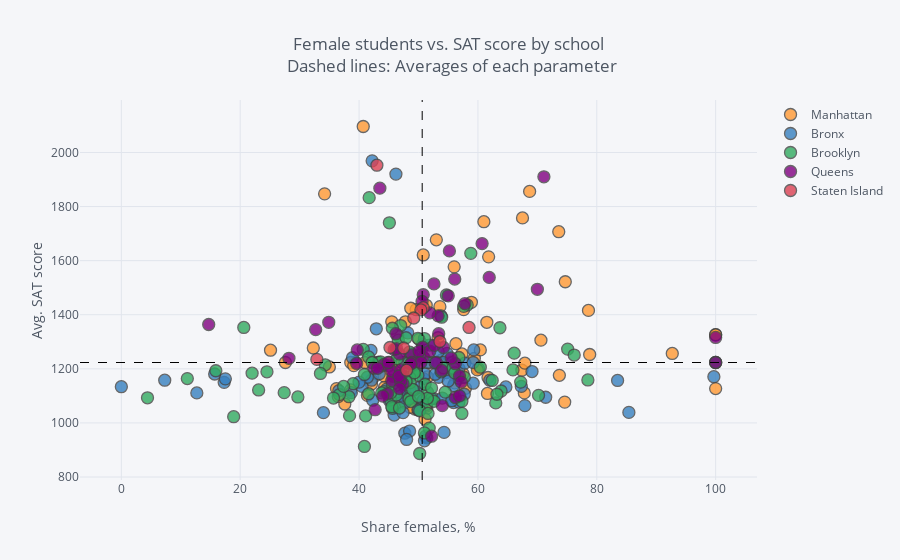

Source (notebook cell):
### Markdown cell above
In the plot above, we can see that females have a positive correlation with SAT scores, whereas males have a negative correlation. However, neither correlation is extremely strong.

### Code cell
combined.iplot(
        x='female_per',
        y='sat_score',
        categories='boro',
        text="SCHOOL NAME",
        vline= {"x":combined["female_per"].mean(),
                "color":"#000000",
                "dash": "dash"
               },
        hline={"y":combined["sat_score"].mean(),
               "color":"#000000",
               "dash": "dash"
              },
        xTitle='Share females, %',
        yTitle='Avg. SAT score',
        title='Female students vs. SAT score by school <br> Dashed lines: Averages of each parameter'
    )
print("Recommendation: Click the legend to view by boroughs")

### Figure 1 — Plotly figure (JSON) as saved in the notebook; plotly's stock layout.template omitted (floating-point values rounded to 4 significant figures)
{"data": [{"marker": {"color": "rgba(255, 153, 51, 1.0)", "line": {"width": 1.3}, "opacity": 0.8, "size": 12, "symbol": "circle"}, "mode": "markers", "name": "Manhattan", "text": ["HENRY STREET SCHOOL FOR INTERNATIONAL STUDIES", "UNIVERSITY NEIGHBORHOOD HIGH SCHOOL", "EAST SIDE COMMUNITY SCHOOL", "MARTA VALLE HIGH SCHOOL", "NEW EXPLORATIONS INTO SCIENCE, TECHNOLOGY AND MATH HIGH SCHOOL", "BARD HIGH SCHOOL EARLY COLLEGE", "47 THE AMERICAN SIGN LANGUAGE AND ENGLISH SECONDARY SCHOOL", "FOOD AND FINANCE HIGH SCHOOL", "ESSEX STREET ACADEMY", "HIGH SCHOOL OF HOSPITALITY MANAGEMENT", "PACE HIGH SCHOOL", "URBAN ASSEMBLY SCHOOL OF DESIGN AND CONSTRUCTION, THE", "FACING HISTORY SCHOOL, THE", "URBAN ASSEMBLY ACADEMY OF GOVERNMENT AND LAW, THE", "LOWER MANHATTAN ARTS ACADEMY", "URBAN ASSEMBLY SCHOOL OF BUSINESS FOR YOUNG WOMEN, THE", "GRAMERCY ARTS HIGH SCHOOL", "NYC ISCHOOL", "MANHATTAN BUSINESS ACADEMY", "BUSINESS OF SPORTS SCHOOL", "THE HIGH SCHOOL FOR LANGUAGE AND DIPLOMACY", "HIGH SCHOOL FOR ENVIRONMENTAL STUDIES", "PROFESSIONAL PERFORMING ARTS HIGH SCHOOL", "BARUCH COLLEGE CAMPUS HIGH SCHOOL", "N.Y.C. LAB SCHOOL FOR COLLABORATIVE STUDIES", "N.Y.C. MUSEUM SCHOOL", "ELEANOR ROOSEVELT HIGH SCHOOL", "MILLENNIUM HIGH SCHOOL", "LANDMARK HIGH SCHOOL", "HIGH SCHOOL FOR HEALTH PROFESSIONS AND HUMAN SERVICES", "LEADERSHIP AND PUBLIC SERVICE HIGH SCHOOL", "MANHATTAN ACADEMY FOR ARTS & LANGUAGE", "HUDSON HIGH SCHOOL OF LEARNING TECHNOLOGIES", "INTERNATIONAL HIGH SCHOOL AT UNION SQUARE", "MANHATTAN VILLAGE ACADEMY", "VANGUARD HIGH SCHOOL", "MANHATTAN INTERNATIONAL HIGH SCHOOL", "STUYVESANT HIGH SCHOOL", "HIGH SCHOOL OF ECONOMICS AND FINANCE", "UNITY CENTER FOR URBAN TECHNOLOGIES", "TALENT UNLIMITED HIGH SCHOOL", "MURRY BERGTRAUM HIGH SCHOOL FOR BUSINESS CAREERS", "JACQUELINE KENNEDY ONASSIS HIGH SCHOOL", "REPERTORY COMPANY HIGH SCHOOL FOR THEATRE ARTS", "MANHATTAN BRIDGES HIGH SCHOOL", "NEW DESIGN HIGH SCHOOL", "HIGH SCHOOL FOR DUAL LANGUAGE AND ASIAN STUDIES", "THE URBAN ASSEMBLY NEW YORK HARBOR SCHOOL", "RICHARD R. GREEN HIGH SCHOOL OF TEACHING", "THE HIGH SCHOOL OF FASHION INDUSTRIES", "HUMANITIES PREPARATORY ACADEMY", "CHELSEA CAREER AND TECHNICAL EDUCATION HIGH SCHOOL", "ART AND DESIGN HIGH SCHOOL", "LIFE SCIENCES SECONDARY SCHOOL", "HIGH SCHOOL FOR ARTS, IMAGINATION AND INQUIRY", "URBAN ASSEMBLY SCHOOL FOR MEDIA STUDIES, THE", "THE URBAN ASSEMBLY SCHOOL FOR GREEN CAREERS", "THE GLOBAL LEARNING COLLABORATIVE", "WADLEIGH SECONDARY SCHOOL FOR THE PERFORMING & VISUAL ARTS", "FRANK MCCOURT HIGH SCHOOL", "BEACON HIGH SCHOOL", "FIORELLO H. LAGUARDIA HIGH SCHOOL OF MUSIC & ART AND PERFORMING ARTS", "HIGH SCHOOL FOR LAW, ADVOCACY AND COMMUNITY JUSTICE", "HIGH SCHOOL OF ARTS AND TECHNOLOGY", "MANHATTAN / HUNTER SCIENCE HIGH SCHOOL", "FREDERICK DOUGLASS ACADEMY II SECONDARY SCHOOL", "COALITION SCHOOL FOR SOCIAL CHANGE", "MANHATTAN CENTER FOR SCIENCE AND MATHEMATICS", "PARK EAST HIGH SCHOOL", "CENTRAL PARK EAST HIGH SCHOOL", "YOUNG WOMEN'S LEADERSHIP SCHOOL", "YOUNG WOMEN'S LEADERSHIP SCHOOL", "HERITAGE SCHOOL, THE", "MOTT HALL HIGH SCHOOL", "COLUMBIA SECONDARY SCHOOL FOR MATH, SCIENCE, AND ENGINEERING", "ACADEMY FOR SOCIAL ACTION: A COLLEGE BOARD SCHOOL", "URBAN ASSEMBLY SCHOOL FOR THE PERFORMING ARTS", "FREDERICK DOUGLASS ACADEMY", "THURGOOD MARSHALL ACADEMY FOR LEARNING AND SOCIAL CHANGE", "HIGH SCHOOL FOR MATHEMATICS, SCIENCE AND ENGINEERING AT CITY COLLEGE", "CITY COLLEGE ACADEMY OF THE ARTS", "COMMUNITY HEALTH ACADEMY OF THE HEIGHTS", "WASHINGTON HEIGHTS EXPEDITIONARY LEARNING SCHOOL", "HIGH SCHOOL FOR EXCELLENCE AND INNOVATION", "HIGH SCHOOL FOR INTERNATIONAL BUSINESS AND FINANCE", "HIGH SCHOOL FOR MEDIA AND COMMUNICATIONS", "HIGH SCHOOL FOR LAW AND PUBLIC SERVICE", "HIGH SCHOOL FOR HEALTH CAREERS AND SCIENCES", "A. PHILIP RANDOLPH CAMPUS HIGH SCHOOL", "GREGORIO LUPERON HIGH SCHOOL FOR SCIENCE AND MATHEMATICS"], "textfont": {"color": "#4D5663"}, "type": "scatter", "x": [38.6, 42.6, 45.3, 53.7, 50.8, 68.7, 57.5, 55, 46.6, 67.8, 56.3, 25.1, 49.4, 56.1, 60.1, 100, 73.7, 51.3, 41, 27.6, 52, 49.6, 74.7, 56, 53, 57.6, 67.5, 61.8, 51.5, 70.6, 53.9, 45.1, 39.4, 38.6, 61.5, 53.8, 55.7, 40.7, 45.5, 37.6, 78.6, 50.9, 59.4, 78.8, 48.6, 61.7, 48.7, 39.1, 67.4, 92.7, 57.3, 35, 53.3, 48.4, 44.3, 42.1, 43.1, 48.6, 61.6, 53.4, 61, 73.6, 59.9, 32.3, 58.9, 45.8, 55.6, 53.6, 57.9, 67.9, 100, 100, 51.4, 46.5, 50.4, 51.3, 74.6, 47.8, 55.9, 34.2, 60.4, 47.7, 44.2, 47.2, 36.2, 36.5, 41.4, 47.3, 50.1, 51.1], "y": [1122, 1172, 1149, 1207, 1621, 1856, 1182, 1194, 1156, 1111, 1293, 1269, 1051, 1148, 1200, 1127, 1176, 1435, 1223.0, 1223.0, 1223.0, 1419, 1522, 1577, 1677, 1419, 1758, 1614, 1170, 1306, 1233, 1223.0, 1223.0, 1223.0, 1372, 1199, 1227, 2096, 1374, 1070, 1416, 1240, 1239, 1253, 1058, 1168, 1424, 1212, 1195, 1257, 1255, 1207, 1315, 1236, 1132, 1144, 1223.0, 1223.0, 1109, 1223.0, 1744, 1707, 1196, 1277, 1446, 1096, 1084, 1430, 1128, 1221, 1326, 1326, 1054, 1210, 1223.0, 1062, 1077, 1374, 1202, 1847, 1270, 1105, 1174, 1223.0, 1127, 1098, 1102, 1224, 1309, 1014]}, {"marker": {"color": "rgba(55, 128, 191, 1.0)", "line": {"width": 1.3}, "opacity": 0.8, "size": 12, "symbol": "circle"}, "mode": "markers", "name": "Bronx", "text": ["SOUTH BRONX PREPARATORY: A COLLEGE BOARD SCHOOL", "INTERNATIONAL COMMUNITY HIGH SCHOOL", "COMMUNITY SCHOOL FOR SOCIAL JUSTICE", "MOTT HAVEN VILLAGE PREPARATORY HIGH SCHOOL", "UNIVERSITY HEIGHTS SECONDARY SCHOOL", "HOSTOSsLINCOLN ACADEMY OF SCIENCE", "FOREIGN LANGUAGE ACADEMY OF GLOBAL STUDIES", "BRONX LEADERSHIP ACADEMY II HIGH SCHOOL", "NEW EXPLORERS HIGH SCHOOL", "URBAN ASSEMBLY SCHOOL FOR CAREERS IN SPORTS", "BRONX ACADEMY OF LETTERS", "ALFRED E. SMITH CAREER AND TECHNICAL EDUCATION HIGH SCHOOL", "HEALTH OPPORTUNITIES HIGH SCHOOL", "BRONX STUDIO SCHOOL FOR WRITERS AND ARTISTS", "WOMEN'S ACADEMY OF EXCELLENCE", "RENAISSANCE HIGH SCHOOL FOR MUSICAL THEATER & TECHNOLOGY", "PABLO NERUDA ACADEMY FOR ARCHITECTURE AND WORLD STUDIES", "MILLENNIUM ART ACADEMY", "HOLCOMBE L. RUCKER SCHOOL OF COMMUNITY RESEARCH", "ANTONIA PANTOJA PREPARATORY ACADEMY, A COLLEGE BOARD SCHOOL", "HERBERT H. LEHMAN HIGH SCHOOL", "BRONX BRIDGES HIGH SCHOOL", "FELISA RINCON DE GAUTIER INSTITUTE FOR LAW AND PUBLIC POLICY, THE", "BANANA KELLY HIGH SCHOOL", "BRONX EXPEDITIONARY LEARNING HIGH SCHOOL", "EAGLE ACADEMY FOR YOUNG MEN", "URBAN ASSEMBLY SCHOOL FOR APPLIED MATH AND SCIENCE, THE", "EXIMIUS COLLEGE PREPARATORY ACADEMY: A COLLEGE BOARD SCHOOL", "MOTT HALL BRONX HIGH SCHOOL", "BRONX CENTER FOR SCIENCE AND MATHEMATICS", "VALIDUS PREPARATORY ACADEMY: AN EXPEDITIONARY LEARNING SCHOOL", "LEADERSHIP INSTITUTE", "MORRIS ACADEMY FOR COLLABORATIVE STUDIES", "BRONX EARLY COLLEGE ACADEMY FOR TEACHING & LEARNING", "DREAMYARD PREPARATORY SCHOOL", "ACADEMY FOR LANGUAGE AND TECHNOLOGY", "BRONX INTERNATIONAL HIGH SCHOOL", "SCHOOL FOR EXCELLENCE", "BRONX HIGH SCHOOL OF BUSINESS", "BRONX HIGH SCHOOL FOR MEDICAL SCIENCE", "BRONX SCHOOL FOR LAW, GOVERNMENT AND JUSTICE", "FREDERICK DOUGLASS ACADEMY III SECONDARY SCHOOL", "BRONX LEADERSHIP ACADEMY HIGH SCHOOL", "HIGH SCHOOL FOR VIOLIN AND DANCE", "RIVERDALE / KINGSBRIDGE ACADEMY (MIDDLE SCHOOL / HIGH SCHOOL 141)", "BRONX ENGINEERING AND TECHNOLOGY ACADEMY", "THEATRE ARTS PRODUCTION COMPANY SCHOOL", "THE MARIE CURIE SCHOOL FOR MEDICINE, NURSING, AND HEALTH PROFESSIONS", "WEST BRONX ACADEMY FOR THE FUTURE", "KINGSBRIDGE INTERNATIONAL HIGH SCHOOL", "BRONX SCHOOL OF LAW AND FINANCE", "INTERNATIONAL SCHOOL FOR LIBERAL ARTS", "INsTECH ACADEMY (M.S. / HIGH SCHOOL 368)", "KNOWLEDGE AND POWER PREPARATORY ACADEMY INTERNATIONAL HIGH SCHOOL (KAPPA)", "HIGH SCHOOL FOR TEACHING AND THE PROFESSIONS", "BELMONT PREPARATORY HIGH SCHOOL", "FORDHAM HIGH SCHOOL FOR THE ARTS", "FORDHAM LEADERSHIP ACADEMY FOR BUSINESS AND TECHNOLOGY", "BRONX HIGH SCHOOL FOR LAW AND COMMUNITY SERVICE", "DEWITT CLINTON HIGH SCHOOL", "CELIA CRUZ BRONX HIGH SCHOOL OF MUSIC, THE", "BRONX HIGH SCHOOL OF SCIENCE", "MARBLE HILL HIGH SCHOOL FOR INTERNATIONAL STUDIES", "BRONX THEATRE HIGH SCHOOL", "DISCOVERY HIGH SCHOOL", "HIGH SCHOOL OF AMERICAN STUDIES AT LEHMAN COLLEGE", "BRONX HEALTH SCIENCES HIGH SCHOOL", "BRONX HIGH SCHOOL FOR WRITING AND COMMUNICATION ARTS", "BRONX LAB SCHOOL", "ACADEMY FOR SCHOLARSHIP AND ENTREPRENEURSHIP: A COLLEGE BOARD SCHOOL", "HIGH SCHOOL OF COMPUTERS AND TECHNOLOGY", "COLLEGIATE INSTITUTE FOR MATH AND SCIENCE", "BRONX ACADEMY OF HEALTH CAREERS", "ASTOR COLLEGIATE ACADEMY", "BRONX HIGH SCHOOL FOR THE VISUAL ARTS", "HARRY S TRUMAN HIGH SCHOOL", "NEW WORLD HIGH SCHOOL", "THE BRONXWOOD PREPARATORY ACADEMY", "PELHAM PREPARATORY ACADEMY", "HIGH SCHOOL FOR CONTEMPORARY ARTS", "BRONX AEROSPACE HIGH SCHOOL", "METROPOLITAN HIGH SCHOOL, THE", "EXPLORATIONS ACADEMY", "BRONX LATIN", "EAST BRONX ACADEMY FOR THE FUTURE", "PEACE AND DIVERSITY ACADEMY", "PAN AMERICAN INTERNATIONAL HIGH SCHOOL AT MONROE", "THE CINEMA SCHOOL", "BRONX CAREER AND COLLEGE PREPARATORY HIGH SCHOOL", "HIGH SCHOOL OF WORLD CULTURES", "FANNIE LOU HAMER FREEDOM HIGH SCHOOL", "WINGS ACADEMY", "MONROE ACADEMY FOR VISUAL ARTS & DESIGN"], "textfont": {"color": "#4D5663"}, "type": "scatter", "x": [52.6, 51.4, 50.8, 49.9, 56.8, 54.8, 54.7, 46, 42.3, 15.7, 55.5, 7.3, 71.4, 56, 99.7, 62, 34, 50.8, 50.8, 53, 38.9, 47.7, 57, 50.1, 49.9, 0, 50.7, 53.4, 54, 53.8, 55.9, 47.8, 46.2, 51.5, 55.9, 51.2, 54.3, 47.7, 45.1, 57.8, 54.1, 48.5, 56.7, 85.4, 48.2, 17.3, 69.1, 83.5, 42.1, 47.7, 43.4, 51, 51.1, 52.8, 57.7, 52.8, 56.8, 36.6, 55.6, 48.9, 59.3, 42.2, 53.3, 67.9, 47.6, 46.2, 64.7, 59.2, 40.5, 48, 12.7, 42.9, 67.3, 41.4, 42, 40, 50, 38.7, 51.9, 44.7, 17.5, 46, 49.2, 50.2, 47, 55, 48.5, 59.2, 55.7, 48, 45.9, 46.3, 47.4], "y": [1090, 945, 1077, 1097, 1201, 1257, 1186, 1103, 1084, 1181, 1201, 1158, 1095, 1223.0, 1171, 1158, 1038, 1164, 1084, 1223.0, 1241, 1223.0, 1099, 1131, 1049, 1134, 1290, 1169, 1092, 1396, 1075, 1081, 1148, 1223.0, 1138, 951, 965, 1074, 1083, 1221, 1224, 1121, 1166, 1039, 1333, 1150, 1190, 1157, 1158, 962, 1182, 934, 1181, 1180, 1106, 1222, 1077, 1119, 1082, 1255, 1270, 1969, 1263, 1064, 1115, 1920, 1133, 1147, 1135, 1141, 1111, 1348, 1135, 1169, 1268, 1151, 1048, 1112, 1288, 1126, 1163, 1055, 1122, 1251, 1102, 1155, 970, 1223.0, 1223.0, 939, 1029, 1114, 1038]}, {"marker": {"color": "rgba(50, 171, 96, 1.0)", "line": {"width": 1.3}, "opacity": 0.8, "size": 12, "symbol": "circle"}, "mode": "markers", "name": "Brooklyn", "text": ["DR. SUSAN S. MCKINNEY SECONDARY SCHOOL OF THE ARTS", "URBAN ASSEMBLY HIGH SCHOOL OF MUSIC AND ART", "BROOKLYN COMMUNITY HIGH SCHOOL OF COMMUNICATION, ARTS AND MEDIA", "SCIENCE SKILLS CENTER HIGH SCHOOL FOR SCIENCE, TECHNOLOGY AND THE CREATIVE ARTS", "BROOKLYN TECHNICAL HIGH SCHOOL", "BROOKLYN INTERNATIONAL HIGH SCHOOL", "THE URBAN ASSEMBLY SCHOOL FOR LAW AND JUSTICE", "ACORN COMMUNITY HIGH SCHOOL", "URBAN ASSEMBLY INSTITUTE OF MATH AND SCIENCE FOR YOUNG WOMEN", "BEDFORD ACADEMY HIGH SCHOOL", "GEORGE WESTINGHOUSE CAREER AND TECHNICAL EDUCATION HIGH SCHOOL", "BENJAMIN BANNEKER ACADEMY", "CITY POLYTECHNIC HIGH SCHOOL OF ENGINEERING, ARCHITECTURE, AND TECHNOLOGY", "JUAN MOREL CAMPOS SECONDARY SCHOOL", "FOUNDATIONS ACADEMY", "BROOKLYN LATIN SCHOOL, THE", "GREEN SCHOOL: AN ACADEMY FOR ENVIRONMENTAL CAREERS", "PROGRESS HIGH SCHOOL FOR PROFESSIONAL CAREERS", "SCHOOL FOR LEGAL STUDIES", "THE HIGH SCHOOL FOR ENTERPRISE, BUSINESS AND TECHNOLOGY", "BROOKLYN PREPARATORY HIGH SCHOOL", "WILLIAMSBURG HIGH SCHOOL FOR ARCHITECTURE AND DESIGN", "WILLIAMSBURG PREPARATORY SCHOOL", "LYONS COMMUNITY SCHOOL", "AUTOMOTIVE HIGH SCHOOL", "FRANCES PERKINS ACADEMY", "EL PUENTE ACADEMY FOR PEACE AND JUSTICE", "BROOKLYN SCHOOL FOR GLOBAL STUDIES", "BROOKLYN SECONDARY SCHOOL FOR COLLABORATIVE STUDIES", "SECONDARY SCHOOL FOR LAW", "SECONDARY SCHOOL FOR JOURNALISM", "PARK SLOPE COLLEGIATE", "SCHOOL FOR INTERNATIONAL STUDIES", "COBBLE HILL SCHOOL OF AMERICAN STUDIES", "BROOKLYN HIGH SCHOOL OF THE ARTS", "SUNSET PARK HIGH SCHOOL", "FREDERICK DOUGLASS ACADEMY IV SECONDARY SCHOOL", "BOYS AND GIRLS HIGH SCHOOL", "BROOKLYN HIGH SCHOOL FOR LAW AND TECHNOLOGY", "THE BROOKLYN ACADEMY OF GLOBAL FINANCE", "ACADEMY FOR COLLEGE PREPARATION AND CAREER EXPLORATION: A COLLEGE BOARD SCHOOL", "ACADEMY OF HOSPITALITY AND TOURISM", "INTERNATIONAL HIGH SCHOOL AT PROSPECT HEIGHTS", "THE HIGH SCHOOL FOR GLOBAL CITIZENSHIP", "SCHOOL FOR HUMAN RIGHTS, THE", "SCHOOL FOR DEMOCRACY AND LEADERSHIP", "HIGH SCHOOL FOR YOUTH AND COMMUNITY DEVELOPMENT AT ERASMUS", "HIGH SCHOOL FOR SERVICE & LEARNING AT ERASMUS", "SCIENCE, TECHNOLOGY AND RESEARCH EARLY COLLEGE HIGH SCHOOL AT ERASMUS", "HIGH SCHOOL FOR PUBLIC SERVICE: HEROES OF TOMORROW", "BROOKLYN ACADEMY OF SCIENCE AND THE ENVIRONMENT", "BROOKLYN SCHOOL FOR MUSIC & THEATRE", "MEDGAR EVERS COLLEGE PREPARATORY SCHOOL", "CLARA BARTON HIGH SCHOOL", "IT TAKES A VILLAGE ACADEMY", "BROOKLYN GENERATION SCHOOL", "BROOKLYN THEATRE ARTS HIGH SCHOOL", "KURT HAHN EXPEDITIONARY LEARNING SCHOOL", "VICTORY COLLEGIATE HIGH SCHOOL", "ARTS & MEDIA PREPARATORY ACADEMY", "HIGH SCHOOL FOR INNOVATION IN ADVERTISING AND MEDIA", "CULTURAL ACADEMY FOR THE ARTS AND SCIENCES", "HIGH SCHOOL FOR MEDICAL PROFESSIONS", "ACADEMY FOR CONSERVATION AND THE ENVIRONMENT", "URBAN ACTION ACADEMY", "EAST NEW YORK FAMILY ACADEMY", "FDNY HIGH SCHOOL FOR FIRE AND LIFE SAFETY", "HIGH SCHOOL FOR CIVIL RIGHTS", "PERFORMING ARTS AND TECHNOLOGY HIGH SCHOOL", "WORLD ACADEMY FOR TOTAL COMMUNITY HEALTH HIGH SCHOOL", "MULTICULTURAL HIGH SCHOOL", "TRANSIT TECH CAREER AND TECHNICAL EDUCATION HIGH SCHOOL", "ACADEMY OF INNOVATIVE TECHNOLOGY", "BROOKLYN LAB SCHOOL", "CYPRESS HILLS COLLEGIATE PREPARATORY SCHOOL", "W. H. MAXWELL CAREER AND TECHNICAL EDUCATION HIGH SCHOOL", "THE SCHOOL FOR CLASSICS: AN ACADEMY OF THINKERS, WRITERS AND PERFORMERS", "NEW UTRECHT HIGH SCHOOL", "HIGH SCHOOL OF TELECOMMUNICATION ARTS AND TECHNOLOGY", "FORT HAMILTON HIGH SCHOOL", "FRANKLIN DELANO ROOSEVELT HIGH SCHOOL", "THE URBAN ASSEMBLY SCHOOL FOR CRIMINAL JUSTICE", "INTERNATIONAL HIGH SCHOOL AT LAFAYETTE", "RACHEL CARSON HIGH SCHOOL FOR COASTAL STUDIES", "HIGH SCHOOL OF SPORTS MANAGEMENT", "ABRAHAM LINCOLN HIGH SCHOOL", "KINGSBOROUGH EARLY COLLEGE SCHOOL", "EDWARD R. MURROW HIGH SCHOOL", "JOHN DEWEY HIGH SCHOOL", "LIFE ACADEMY HIGH SCHOOL FOR FILM AND MUSIC", "EXPEDITIONARY LEARNING SCHOOL FOR COMMUNITY LEADERS", "WILLIAM E. GRADY CAREER AND TECHNICAL EDUCATION HIGH SCHOOL", "BROOKLYN STUDIO SECONDARY SCHOOL", "MIDWOOD HIGH SCHOOL", "JAMES MADISON HIGH SCHOOL", "LEON M. GOLDSTEIN HIGH SCHOOL FOR THE SCIENCES", "BROOKLYN COLLEGE ACADEMY", "BROOKLYN COLLEGIATE: A COLLEGE BOARD SCHOOL", "FREDERICK DOUGLASS ACADEMY VII HIGH SCHOOL", "TEACHERS PREPARATORY HIGH SCHOOL", "ACADEMY FOR ENVIRONMENTAL LEADERSHIP", "EBC HIGH SCHOOL FOR PUBLIC SERVICE–BUSHWICK", "BUSHWICK SCHOOL FOR SOCIAL JUSTICE", "ACADEMY OF URBAN PLANNING", "ALL CITY LEADERSHIP SECONDARY SCHOOL", "BUSHWICK LEADERS HIGH SCHOOL FOR ACADEMIC EXCELLENCE"], "textfont": {"color": "#4D5663"}, "type": "scatter", "x": [63, 57.3, 54.5, 43.9, 41.7, 51.8, 60.4, 44.2, 100, 51, 24.5, 53.9, 20.6, 45.3, 43.3, 45.1, 53.8, 51.5, 54.2, 34.3, 52.2, 27.4, 49, 46.3, 4.4, 23.1, 57.3, 43.8, 40.9, 55.8, 57.7, 47.2, 49.2, 56.1, 66.1, 49.3, 51.3, 38.3, 48.4, 48.4, 46.2, 50.2, 40.9, 49.9, 48.4, 48, 38.4, 36.7, 47, 75.1, 45.6, 67.2, 58.2, 76.2, 51, 39, 63.9, 35.7, 51.1, 52.6, 33.5, 48.5, 78.5, 45.3, 37.4, 56.8, 18.9, 45.6, 48.6, 63.2, 50.2, 15.9, 29.7, 41.6, 52.2, 70.2, 62.4, 40.7, 46.5, 46.6, 41.6, 100, 41.1, 46.4, 11.1, 43.6, 42.2, 57.6, 48.5, 49, 48.7, 22, 49.9, 54.7, 45.6, 58.8, 63.7, 49.3, 51.5, 65.9, 50, 47.9, 51.6, 45.5, 47.9, 46.8], "y": [1074, 1080, 1114, 1211, 1833, 981, 1206, 1116, 1223.0, 1312, 1189, 1391, 1353, 1085, 1223.0, 1740, 1189, 1114, 1204, 1215, 1090, 1112, 1187, 1103, 1093, 1122, 1035, 1111, 1179, 1203, 1169, 1175, 1212, 1185, 1258, 1223.0, 1068, 1097, 1092, 1223.0, 1139, 1045, 913, 1176, 1088, 1153, 1027, 1105, 1360, 1273, 1143, 1151, 1436, 1251, 963, 1145, 1118, 1092, 1143, 1080, 1183, 1169, 1159, 1111, 1135, 1242, 1023, 1054, 1149, 1106, 887, 1193, 1096, 1108, 1129, 1102, 1157, 1272, 1323, 1306, 1244, 1223.0, 1026, 1237, 1164, 1226, 1223.0, 1431, 1262, 1124, 1079, 1184, 1313, 1473, 1350, 1627, 1352, 1185, 1091, 1196, 1098, 1154, 1035, 1060, 1315, 1055]}, {"marker": {"color": "rgba(128, 0, 128, 1.0)", "line": {"width": 1.3}, "opacity": 0.8, "size": 12, "symbol": "circle"}, "mode": "markers", "name": "Queens", "text": ["ACADEMY OF FINANCE AND ENTERPRISE", "HIGH SCHOOL OF APPLIED COMMUNICATION", "CIVIC LEADERSHIP ACADEMY", "PAN AMERICAN INTERNATIONAL HIGH SCHOOL", "BARD HIGH SCHOOL EARLY COLLEGE II", "NEWTOWN HIGH SCHOOL", "GROVER CLEVELAND HIGH SCHOOL", "MIDDLE COLLEGE HIGH SCHOOL AT LAGUARDIA COMMUNITY COLLEGE", "INTERNATIONAL HIGH SCHOOL AT LAGUARDIA COMMUNITY COLLEGE", "HIGH SCHOOL FOR ARTS AND BUSINESS", "ROBERT F. WAGNER, JR. SECONDARY SCHOOL FOR ARTS AND TECHNOLOGY", "QUEENS VOCATIONAL AND TECHNICAL HIGH SCHOOL", "AVIATION CAREER & TECHNICAL EDUCATION HIGH SCHOOL", "QUEENS SCHOOL OF INQUIRY, THE", "FLUSHING INTERNATIONAL HIGH SCHOOL", "EASTsWEST SCHOOL OF INTERNATIONAL STUDIES", "WORLD JOURNALISM PREPARATORY: A COLLEGE BOARD SCHOOL", "JOHN BOWNE HIGH SCHOOL", "FLUSHING HIGH SCHOOL", "TOWNSEND HARRIS HIGH SCHOOL", "ROBERT F. KENNEDY COMMUNITY HIGH SCHOOL", "BENJAMIN N. CARDOZO HIGH SCHOOL", "FRANCIS LEWIS HIGH SCHOOL", "MARTIN VAN BUREN HIGH SCHOOL", "BAYSIDE HIGH SCHOOL", "QUEENS HIGH SCHOOL OF TEACHING, LIBERAL ARTS AND THE SCIENCES", "FREDERICK DOUGLASS ACADEMY VI HIGH SCHOOL", "CHANNEL VIEW SCHOOL FOR RESEARCH", "QUEENS HIGH SCHOOL FOR INFORMATION, RESEARCH, AND TECHNOLOGY", "ROBERT H. GODDARD HIGH SCHOOL OF COMMUNICATION ARTS AND TECHNOLOGY", "ACADEMY OF MEDICAL TECHNOLOGY: A COLLEGE BOARD SCHOOL", "SCHOLARS' ACADEMY", "AUGUST MARTIN HIGH SCHOOL", "RICHMOND HILL HIGH SCHOOL", "JOHN ADAMS HIGH SCHOOL", "HIGH SCHOOL FOR CONSTRUCTION TRADES, ENGINEERING AND ARCHITECTURE", "YORK EARLY COLLEGE ACADEMY", "QUEENS COLLEGIATE: A COLLEGE BOARD SCHOOL", "HILLSIDE ARTS & LETTERS ACADEMY", "FOREST HILLS HIGH SCHOOL", "HILLCREST HIGH SCHOOL", "THOMAS A. EDISON CAREER AND TECHNICAL EDUCATION HIGH SCHOOL", "QUEENS GATEWAY TO HEALTH SCIENCES SECONDARY SCHOOL", "QUEENS METROPOLITAN HIGH SCHOOL", "QUEENS HIGH SCHOOL FOR THE SCIENCES AT YORK COLLEGE", "HIGH SCHOOL FOR LAW ENFORCEMENT AND PUBLIC SAFETY", "YOUNG WOMEN'S LEADERSHIP SCHOOL, QUEENS", "QUEENS PREPARATORY ACADEMY", "PATHWAYS COLLEGE PREPARATORY SCHOOL: A COLLEGE BOARD SCHOOL", "EXCELSIOR PREPARATORY HIGH SCHOOL", "GEORGE WASHINGTON CARVER HIGH SCHOOL FOR THE SCIENCES", "PREPARATORY ACADEMY FOR WRITERS: A COLLEGE BOARD SCHOOL", "CAMBRIA HEIGHTS ACADEMY", "MATHEMATICS, SCIENCE RESEARCH AND TECHNOLOGY MAGNET HIGH SCHOOL", "HUMANITIES & ARTS MAGNET HIGH SCHOOL", "YOUNG WOMEN'S LEADERSHIP SCHOOL, ASTORIA", "ACADEMY FOR CAREERS IN TELEVISION AND FILM", "WILLIAM CULLEN BRYANT HIGH SCHOOL", "LONG ISLAND CITY HIGH SCHOOL", "FRANK SINATRA SCHOOL OF THE ARTS HIGH SCHOOL", "INFORMATION TECHNOLOGY HIGH SCHOOL", "NEWCOMERS HIGH SCHOOL", "ACADEMY OF AMERICAN STUDIES", "BACCALAUREATE SCHOOL FOR GLOBAL EDUCATION"], "textfont": {"color": "#4D5663"}, "type": "scatter", "x": [50.7, 56.2, 55.5, 52.2, 60.7, 42.5, 45, 47.1, 54, 56.9, 53.4, 39.7, 14.7, 53.3, 42.7, 45.9, 57.8, 50.8, 44.2, 71.1, 46.2, 52.6, 50.8, 45.7, 50.6, 54.2, 47.4, 48.9, 45.5, 51.9, 56.2, 56.1, 44.8, 47, 45.5, 32.7, 48.9, 50.1, 53, 51.9, 53.9, 34.9, 61.9, 50.4, 43.5, 47, 100, 44, 46.7, 43.1, 52.7, 56.9, 44.9, 39.6, 57.2, 100, 46.8, 46.3, 48.7, 70, 28.2, 46.8, 55, 55.2], "y": [1280, 1219, 1240, 951, 1663, 1203, 1211, 1177, 1064, 1174, 1330, 1270, 1364, 1396, 1049, 1271, 1441, 1243, 1216, 1910, 1330, 1514, 1474, 1172, 1449, 1279, 1145, 1252, 1156, 1265, 1094, 1532, 1108, 1154, 1192, 1345, 1223.0, 1265, 1223.0, 1407, 1194, 1372, 1538, 1223.0, 1868, 1196, 1316, 1099, 1173, 1202, 1287, 1100, 1223.0, 1220, 1151, 1223.0, 1255, 1275, 1218, 1494, 1239, 1127, 1470, 1636]}, {"marker": {"color": "rgba(219, 64, 82, 1.0)", "line": {"width": 1.3}, "opacity": 0.8, "size": 12, "symbol": "circle"}, "mode": "markers", "name": "Staten Island", "text": ["CSI HIGH SCHOOL FOR INTERNATIONAL STUDIES", "GAYNOR MCCOWN EXPEDITIONARY LEARNING SCHOOL", "THE MICHAEL J. PETRIDES SCHOOL", "NEW DORP HIGH SCHOOL", "PORT RICHMOND HIGH SCHOOL", "CURTIS HIGH SCHOOL", "TOTTENVILLE HIGH SCHOOL", "SUSAN E. WAGNER HIGH SCHOOL", "RALPH R. MCKEE CAREER AND TECHNICAL EDUCATION HIGH SCHOOL", "STATEN ISLAND TECHNICAL HIGH SCHOOL"], "textfont": {"color": "#4D5663"}, "type": "scatter", "x": [58.5, 48, 50.8, 47.5, 45.2, 53.6, 50.4, 49.2, 32.9, 43], "y": [1353, 1195, 1426, 1277, 1279, 1301, 1418, 1388, 1235, 1953]}], "layout": {"legend": {"bgcolor": "#F5F6F9", "font": {"color": "#4D5663"}}, "paper_bgcolor": "#F5F6F9", "plot_bgcolor": "#F5F6F9", "shapes": [{"line": {"color": "#000000", "dash": "dash", "width": 1}, "type": "line", "x0": 0, "x1": 1, "xref": "paper", "y0": 1223.0, "y1": 1223.0, "yref": "y"}, {"line": {"color": "#000000", "dash": "dash", "width": 1}, "type": "line", "x0": 50.62, "x1": 50.62, "xref": "x", "y0": 0, "y1": 1, "yref": "paper"}], "title": "Female students vs. SAT score by school <br> Dashed lines: Averages of each parameter", "titlefont": {"color": "#4D5663"}, "xaxis": {"gridcolor": "#E1E5ED", "showgrid": true, "tickfont": {"color": "#4D5663"}, "title": "Share females, %", "titlefont": {"color": "#4D5663"}, "zerolinecolor": "#E1E5ED"}, "yaxis": {"gridcolor": "#E1E5ED", "showgrid": true, "tickfont": {"color": "#4D5663"}, "title": "Avg. SAT score", "titlefont": {"color": "#4D5663"}, "zerolinecolor": "#E1E5ED"}}}
